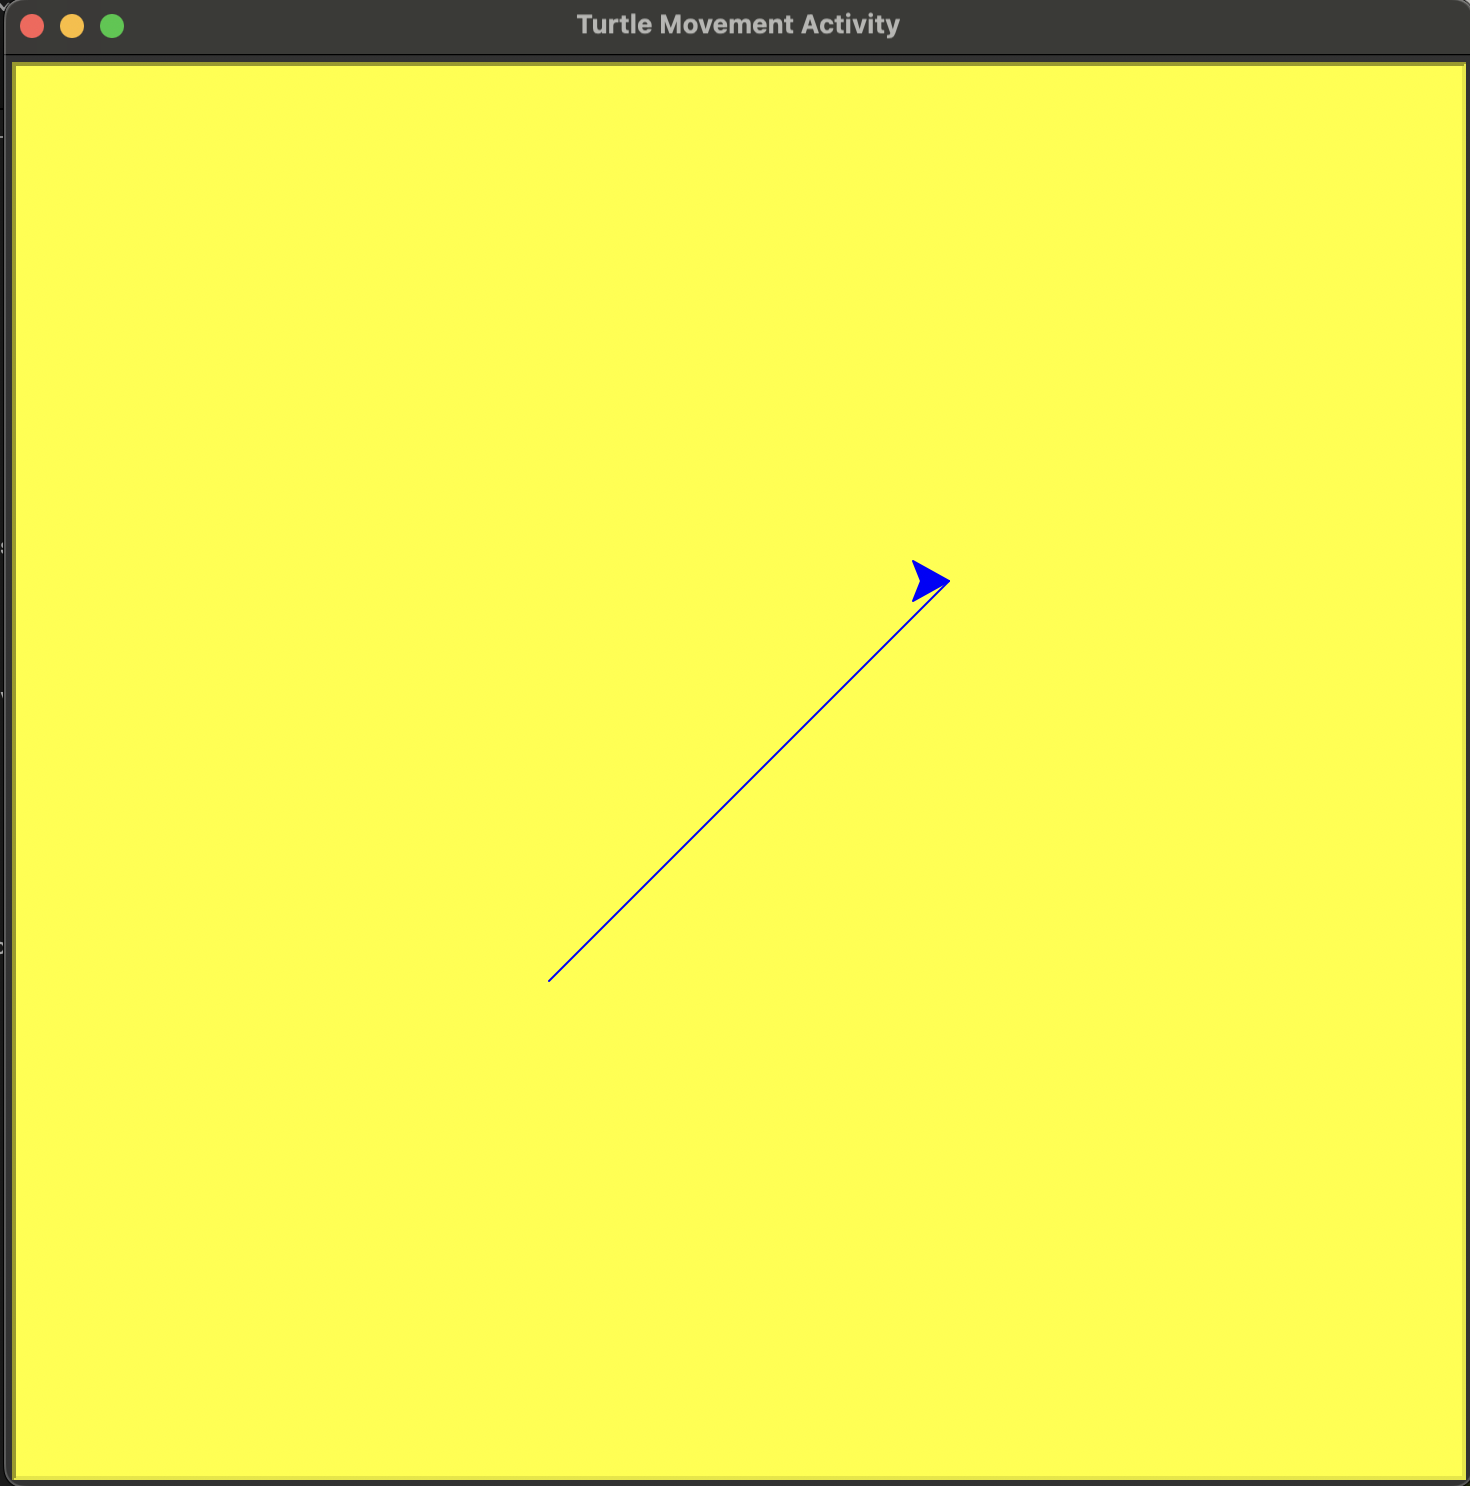

Reproduce this figure in Python.
import turtle  # Import the turtle library

# Create a screen
screen = turtle.Screen()
screen.setup(width=0.5, height=0.75)  # Set the screen size
screen.bgcolor(1, 1, 0)  # Set background color to yellow
screen.title("Turtle Movement Activity")  # Set the title of the window

# Create a turtle object and initialize it as 't'
t = turtle.Turtle()

# Step 1: Move turtle pointer from origin (0, 0) to the 3rd quadrant
t.penup()  # Lift the pen so it doesn't draw a line
t.goto(-100, -100)  # Move to the 3rd quadrant (negative x, negative y)
t.pendown()  # Put the pen down to start drawing

# Step 2: Change pointer color to blue
t.color("blue")

# Step 3: Change the size of the turtle pointer
t.shapesize(2)  # Make the turtle twice as large

# Step 4: Move turtle pointer from the 3rd quadrant to the 1st quadrant
t.goto(100, 100)  # Move to the 1st quadrant (positive x, positive y)

# Keep the window open
screen.mainloop()
